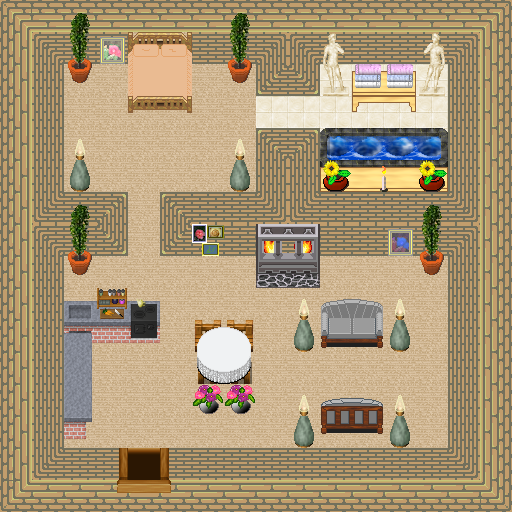

This game map was drawn from its Tiled (.tmx) file and the tilesets committed beside it. A one-line description and the trimmed map source follow:
An orthogonal 16x16 tile map with 32x32 px tiles, 5 tile layers (0_floor, 1_terrain, 2_object, 3_roof, ...), 2 hidden layers not drawn, 22 tilesets.

<map version="1.2" tiledversion="1.2.5" orientation="orthogonal" renderorder="right-down" width="16" height="16" tilewidth="32" tileheight="32" infinite="0" nextlayerid="8" nextobjectid="1">
 <tileset firstgid="1" name="pot_plant.png" tilewidth="32" tileheight="32" tilecount="3" columns="1">
  <image source="../../tileset/plant/indoor/pot_plant.png" width="32" height="96" />
 </tileset>
 <tileset firstgid="4" name="flower_vase.png" tilewidth="32" tileheight="32" tilecount="3" columns="3">
  <image source="../../tileset/plant/indoor/flower_vase.png" width="96" height="32" />
 </tileset>
 <tileset firstgid="7" name="wooden_pale.png" tilewidth="32" tileheight="32" tilecount="4" columns="2">
  <image source="../../tileset/furniture/chair/wooden_pale.png" width="64" height="64" />
 </tileset>
 <tileset firstgid="11" name="collision.png" tilewidth="32" tileheight="32" tilecount="1" columns="1">
  <image source="../../tileset/logic/collision.png" width="32" height="32" />
 </tileset>
 <tileset firstgid="12" name="walls1" tilewidth="32" tileheight="32" tilecount="24" columns="4">
  <image source="../../tileset/building/wall/ochre_brick_set.png" width="128" height="192" />
 </tileset>
 <tileset firstgid="36" name="floor_tan" tilewidth="32" tileheight="32" tilecount="4" columns="2">
  <image source="../../tileset/ground/indoor/floor_tan.png" width="64" height="64" />
 </tileset>
 <tileset firstgid="40" name="jacuzzi_dark_side_on.png" tilewidth="32" tileheight="32" tilecount="36" columns="3">
  <image source="../../tileset/furniture/sink/jacuzzi_dark_side_on.png" width="96" height="384" />
 </tileset>
 <tileset firstgid="76" name="floors_4.png" tilewidth="32" tileheight="32" tilecount="2" columns="2">
  <image source="../../tileset/ground/indoor/floors_4.png" width="64" height="32" />
 </tileset>
 <tileset firstgid="78" name="Untitled" tilewidth="32" tileheight="32" tilecount="16" columns="4">
  <image source="../../tileset/furniture/other/furniture_pine.png" width="128" height="128" />
 </tileset>
 <tileset firstgid="94" name="towels" tilewidth="32" tileheight="32" tilecount="24" columns="6">
  <image source="../../tileset/item/textile/towels.png" width="192" height="128" />
 </tileset>
 <tileset firstgid="118" name="candle" tilewidth="32" tileheight="32" tilecount="36" columns="6">
  <image source="../../tileset/furniture/light/lights_candle.png" width="192" height="192" />
 </tileset>
 <tileset firstgid="154" name="torch" tilewidth="32" tileheight="32" tilecount="4" columns="1">
  <image source="../../tileset/furniture/light/torch_top.png" width="32" height="128" />
 </tileset>
 <tileset firstgid="158" name="grey_chair" tilewidth="32" tileheight="32" tilecount="12" columns="3">
  <image source="../../tileset/furniture/chair/sofa_chair_grey.png" width="96" height="128" />
 </tileset>
 <tileset firstgid="170" name="cabinets" tilewidth="32" tileheight="32" tilecount="44" columns="4">
  <image source="../../tileset/furniture/kitchen/cabinets.png" width="128" height="352" />
 </tileset>
 <tileset firstgid="214" name="table_linen" tilewidth="32" tileheight="32" tilecount="4" columns="2">
  <image source="../../tileset/furniture/table/table_linen.png" width="64" height="64" />
 </tileset>
 <tileset firstgid="218" name="torch" tilewidth="32" tileheight="32" tilecount="2" columns="2">
  <image source="../../tileset/furniture/light/torch.png" width="64" height="32" />
 </tileset>
 <tileset firstgid="220" name="furnace" tilewidth="32" tileheight="32" tilecount="4" columns="2">
  <image source="../../tileset/building/decoration/furnace.png" width="64" height="64" />
 </tileset>
 <tileset firstgid="224" name="flames" tilewidth="32" tileheight="32" tilecount="8" columns="4">
  <image source="../../tileset/ground/fire/flames.png" width="128" height="64" />
 </tileset>
 <tileset firstgid="232" name="door_s" tilewidth="32" tileheight="32" tilecount="6" columns="3">
  <image source="../../tileset/building/door/door_s.png" width="96" height="64" />
 </tileset>
 <tileset firstgid="238" name="oil paintings" tilewidth="32" tileheight="32" tilecount="16" columns="4">
  <image source="../../tileset/furniture/picture/oil_paintings.png" width="128" height="128" />
 </tileset>
 <tileset firstgid="254" name="double_peach" tilewidth="32" tileheight="32" tilecount="8" columns="2">
  <image source="../../tileset/furniture/bed/double_peach.png" width="64" height="128" />
 </tileset>
 <tileset firstgid="262" name="item/statue/romanic_art1" tilewidth="32" tileheight="32" tilecount="4" columns="2">
  <image source="../../tileset/item/statue/romanic_art1.png" width="64" height="64" />
 </tileset>
 <layer id="1" name="0_floor" width="16" height="16">
  <data>[256 cells, 256 non-empty, 2 distinct tile ids]</data>
 </layer>
 <layer id="2" name="1_terrain" width="16" height="16">
  <data>[256 cells, 172 non-empty, 47 distinct tile ids]</data>
 </layer>
 <layer id="3" name="2_object" width="16" height="16">
  <data>[256 cells, 54 non-empty, 43 distinct tile ids]</data>
 </layer>
 <layer id="4" name="3_roof" width="16" height="16">
  <data>[256 cells, 23 non-empty, 20 distinct tile ids]</data>
 </layer>
 <layer id="5" name="objects" width="16" height="16">
  <data>[256 cells, 0 non-empty, 0 distinct tile ids]</data>
 </layer>
 <layer id="6" name="collision" width="16" height="16" visible="0" opacity="0.37">
  <data>[256 cells, 173 non-empty, 1 distinct tile ids]</data>
 </layer>
 <layer id="7" name="protection" width="16" height="16" visible="0">
  <data>[256 cells, 0 non-empty, 0 distinct tile ids]</data>
 </layer>
</map>
